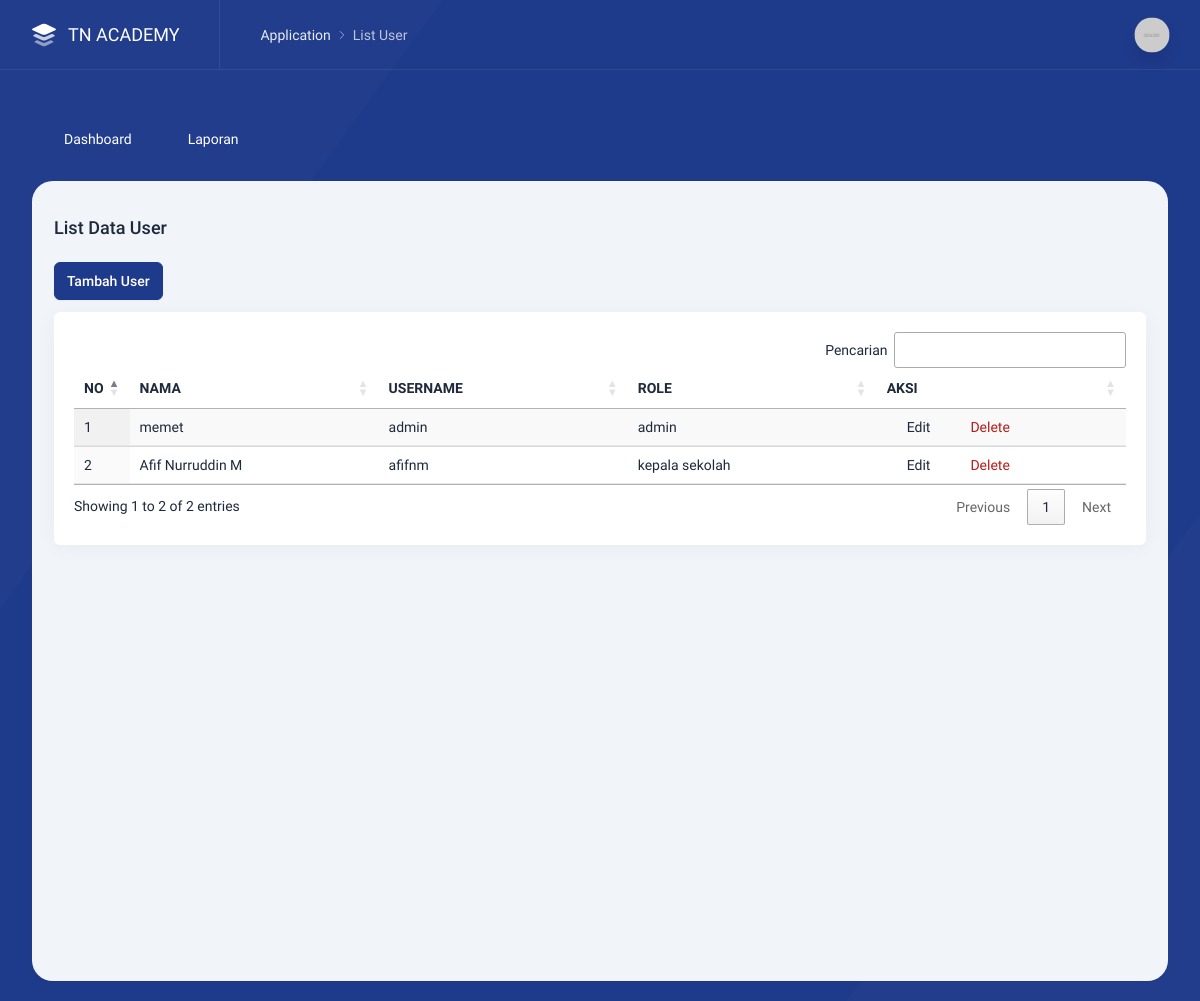
The app's page /index.php/user with its own data.
### tables this page shows
CREATE TABLE `users` (
  `id_user` int NOT NULL,
  `username` varchar(50) NOT NULL,
  `password` varchar(255) NOT NULL,
  `role` enum('admin','kepala sekolah','guru') NOT NULL,
  `nama` varchar(150) DEFAULT NULL
);

### application/libraries/template.php (called while the page is built, shortened)
<?php
class Template{
    var $template_data = array();
    function set($name, $value){
        $this->template_data[$name] = $value;
    }
    function load($template = '', $view = '' , $view_data = array(), $return = FALSE){
        $this->CI =& get_instance();
        $this->set('contents', $this->CI->load->view($view, $view_data, TRUE));
        return $this->CI->load->view($template, $this->template_data, $return);
    }
}

### application/controllers/User.php (called while the page is built, shortened)
<?php
class User extends MY_Controller {
	public function index()
	{
		$data = array(
        'users'      => $this->User_model->get_all(),
        'title'      => 'List User',
		);
		$this->template->load('template','user',$data);
	}
}

### index.php (called while the page is built, shortened)
<?php
require_once BASEPATH.'core/CodeIgniter.php';

### application/models/User_model.php (called while the page is built, shortened)
<?php
class User_model extends CI_Model {
	public function get_all() {
		$query = $this->db->get('users');
		return $query->result_array();
	}
}

### application/views/user.php (the view, shortened to what this page needs)
<h2 class="intro-y text-lg font-medium">List Data User</h2>
<div class="text-left mt-5">
    <a href="javascript:;" data-tw-toggle="modal" data-tw-target="#addUser" class="btn btn-primary">
        Tambah User
    </a>
</div>
<div class="intro-y box mt-3">
    <div class="p-5">
        <div class="preview">
            <div class="overflow-x-auto">
                <table id="example1" class="table table-auto display datatable w-full">
                    <thead class="bg-gray-100">
                        <tr>
                            <th class="border-b-2">NO</th>
                            <th class="border-b-2 w-20">NAMA</th>
                            <th class="border-b-2 w-32">USERNAME</th>
                            <th class="border-b-2 w-24">ROLE</th>
                            <th class="border-b-2 w-30">AKSI</th>
                        </tr>
                    </thead>
                   <tbody>
                        <?php $no=1+ ($offset ?? 0); foreach ($users as $ok) { ?>
                        <tr>
                            <td class=""><?= $no ?></td>
                            <td class=""><?= $ok['nama'] ?></td>
                            <td class=""><?= $ok['username'] ?></td>
                            <td class=""><?= $ok['role'] ?></td>
                            <td class="">
                                <div class="flex space-x-10">
                                    <a class="flex text-blue-500 mr-5" href="javascript:;"
                                      data-tw-toggle="modal" data-tw-target="#edit<?= $ok['id_user'] ?>">
                                        <i data-lucide="edit" class="w-4 h-4 mr-1"></i> Edit
                                    </a>
                                    <a class="flex text-danger delete-btn" href="javascript:;"
                                      onclick="confirmDelete('<?= site_url('user/delete/'.$ok['id_user']) ?>')">
                                        <i data-lucide="trash-2" class="w-4 h-4 mr-1"></i> Delete
                                    </a>
                                </div>
                            </td>
                        </tr>
                        <?php $no++; } ?>
                    </tbody>
                </table>
            </div>
        </div>
    </div>
</div>

### records on screen
users: nama "memet", username "admin", role "admin"
users: nama "Afif Nurruddin M", username "afifnm", role "kepala sekolah"

### other values on screen
$title "List User"
